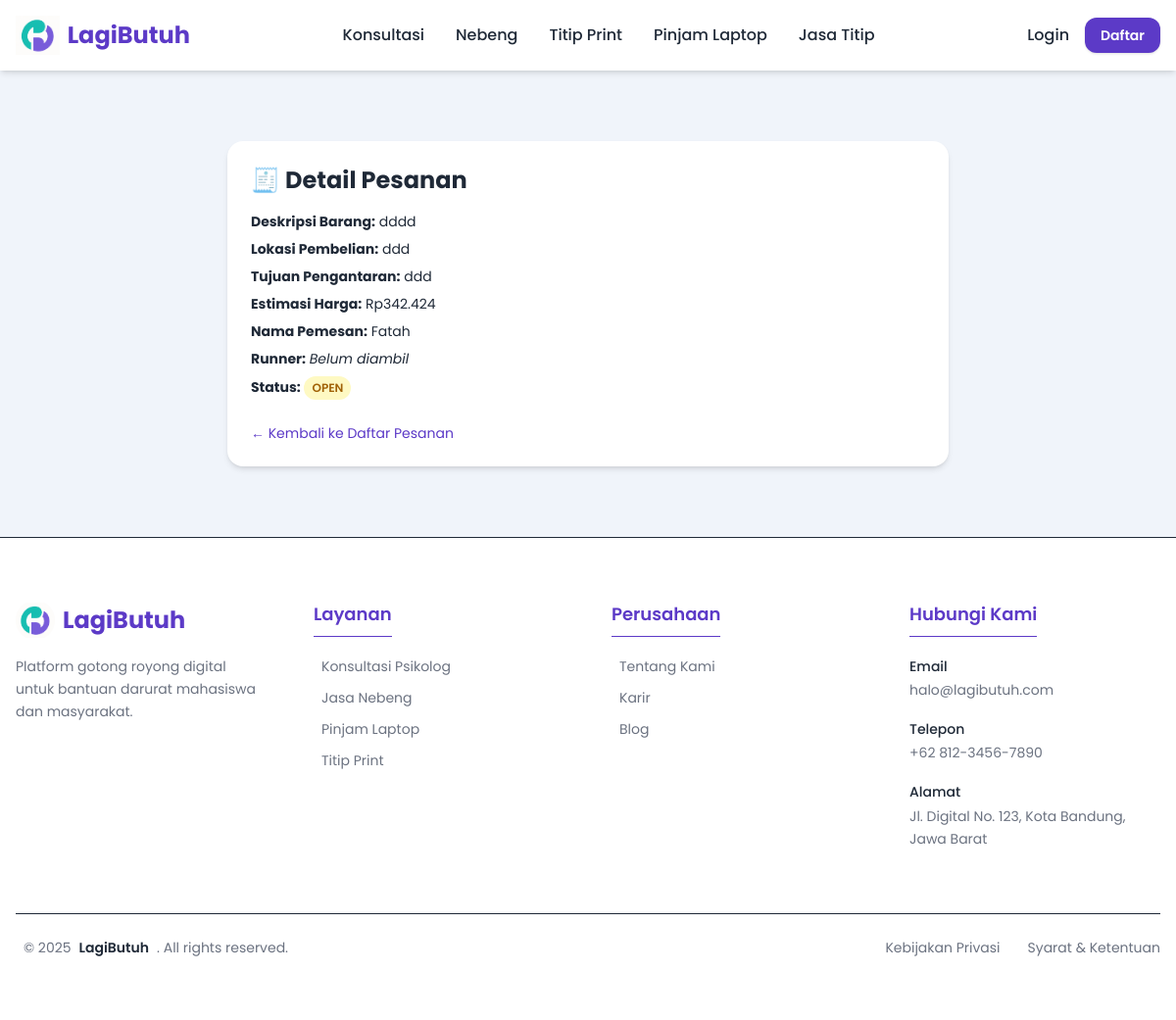
The page /jastip/detail/14 on the database its author committed.
### tables this page shows
CREATE TABLE `jastip_orders` (
  `id` int(11) NOT NULL,
  `user_id` int(11) NOT NULL,
  `runner_id` int(11) DEFAULT NULL,
  `item_description` text NOT NULL,
  `purchase_location` varchar(255) NOT NULL,
  `delivery_location` varchar(255) NOT NULL,
  `estimated_price` decimal(10,2) DEFAULT NULL,
  `status` enum('open','accepted','purchased','delivered','cancelled') NOT NULL DEFAULT 'open',
  `created_at` timestamp NOT NULL DEFAULT current_timestamp()
);

CREATE TABLE `users` (
  `id` int(11) NOT NULL,
  `username` varchar(50) NOT NULL,
  `email` varchar(100) NOT NULL,
  `password` varchar(255) NOT NULL,
  `full_name` varchar(100) DEFAULT NULL,
  `profile_picture` varchar(255) DEFAULT 'default.png',
  `phone_number` varchar(20) DEFAULT NULL,
  `role` enum('user','psychologist','admin','runner') NOT NULL DEFAULT 'user',
  `created_at` timestamp NOT NULL DEFAULT current_timestamp(),
  `updated_at` timestamp NOT NULL DEFAULT current_timestamp() ON UPDATE current_timestamp()
);

### config/database.php (called while the page is built)
<?php
class Database {
    private static $instance = null;
    private $conn;
    private $host = DB_HOST;
    private $user = DB_USER;
    private $pass = DB_PASS;
    private $name = DB_NAME;
    private function __construct() {
        $dsn = 'mysql:host=' . $this->host . ';dbname=' . $this->name . ';charset=utf8mb4';
        $options = [
            PDO::ATTR_ERRMODE            => PDO::ERRMODE_EXCEPTION,
            PDO::ATTR_DEFAULT_FETCH_MODE => PDO::FETCH_ASSOC,
            PDO::ATTR_EMULATE_PREPARES   => false,
        ];
        try {
            $this->conn = new PDO($dsn, $this->user, $this->pass, $options);
            $this->conn->exec("SET time_zone = '+07:00'");
        } catch (PDOException $e) {
            die('Koneksi Database Gagal: ' . $e->getMessage());
        }
    }
    public static function getInstance() {
        if (!self::$instance) {
            self::$instance = new Database();
        }
        return self::$instance;
    }
    public function getConnection() {
        return $this->conn;
    }
}
?>

### functions/service_functions.php (called while the page is built, shortened)
<?php
class Service {
    private $conn;
    public function __construct() {
        $this->conn = Database::getInstance()->getConnection();
    }
    public function getJastipOrderById($orderId) {
        $stmt = $this->conn->prepare("
            SELECT
                jo.*,
                u_order.full_name as orderer_name,
                u_runner.full_name as runner_name
            FROM jastip_orders jo
            JOIN users u_order ON jo.user_id = u_order.id
            LEFT JOIN users u_runner ON jo.runner_id = u_runner.id
            WHERE jo.id = ?
        ");
        $stmt->execute([$orderId]);
        return $stmt->fetch();
    }
}
?>

### functions/helper_functions.php (called while the page is built, shortened)
<?php
function e($value) {
    return htmlspecialchars($value ?? '', ENT_QUOTES, 'UTF-8');
}
?>

### modules/jastip/detail.php (the view, shortened to what this page needs)
<?php
require_once __DIR__ . '/../../functions/service_functions.php';
$service = new Service();
$order = $service->getJastipOrderById($param);
include_once __DIR__ . '/../../templates/header.php';
?>
<section class="max-w-3xl mx-auto px-4 py-10 font-sans">
    <div class="bg-white shadow-md rounded-2xl p-6">
        <h1 class="text-2xl font-bold text-gray-800 mb-4">🧾 Detail Pesanan</h1>
        <div class="text-sm text-gray-700 space-y-2">
            <p><strong>Deskripsi Barang:</strong> <?= e($order['item_description']); ?></p>
            <p><strong>Lokasi Pembelian:</strong> <?= e($order['purchase_location']); ?></p>
            <p><strong>Tujuan Pengantaran:</strong> <?= e($order['delivery_location']); ?></p>
            <p><strong>Estimasi Harga:</strong> Rp<?= number_format($order['estimated_price'], 0, ',', '.'); ?></p>
            <p><strong>Nama Pemesan:</strong> <?= e($order['orderer_name']); ?></p>
            <p><strong>Runner:</strong> <?= $order['runner_name'] ?? '<em>Belum diambil</em>'; ?></p>
            <p>
                <strong>Status:</strong>
                <?php
                $colorMap = [
                    'open' => 'bg-yellow-100 text-yellow-700',
                    'accepted' => 'bg-blue-100 text-blue-700',
                    'delivered' => 'bg-green-100 text-green-700',
                    'cancelled' => 'bg-red-100 text-red-700',
                    'completed' => 'bg-green-200 text-green-800'
                ];
                $status = strtolower($order['status']);
                ?>
                <span class="inline-block px-2 py-1 text-xs font-semibold rounded-xl <?= $colorMap[$status] ?? 'bg-gray-100 text-gray-700' ?>">
                    <?= strtoupper($status) ?>
                </span>
            </p>
        </div>
        <div class="mt-6 flex flex-wrap gap-4 items-center">
            <a href="<?= BASE_URL ?>/jastip/list_orders" class="text-sm text-[#5C3AC7] hover:underline">
                &larr; Kembali ke Daftar Pesanan
            </a>
        </div>
    </div>
</section>
<?php include_once __DIR__ . '/../../templates/footer.php'; ?>

### rows shown on the page
jastip_orders: item_description "dddd", purchase_location "ddd", delivery_location "ddd", estimated_price "342.424", user.full_name "Fatah", status "OPEN"

### other values the page prints
$order['runner_name'] "Belum diambil"
